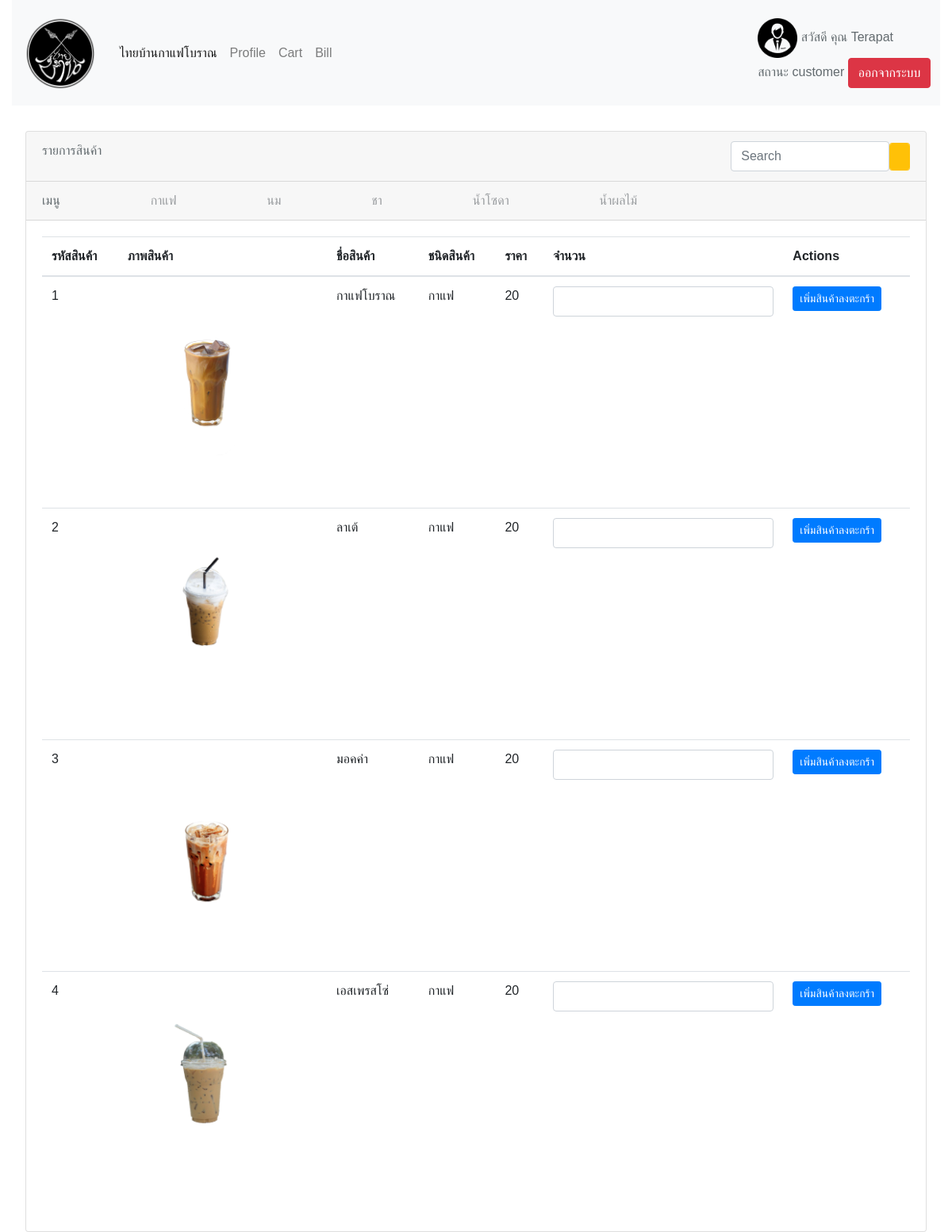
Page /menucoffee.php (signed in) on the committed database.
### tables this page shows
CREATE TABLE `food` (
  `FoodID` int(10) NOT NULL,
  `FoodName` varchar(100) NOT NULL,
  `FoodTypeID` int(5) NOT NULL,
  `Food_price` double NOT NULL
);

CREATE TABLE `foodtype` (
  `FoodTypeID` int(5) NOT NULL,
  `FoodTypeName` varchar(100) NOT NULL
);

### menucoffee.php (the view, shortened to what this page needs)
<!DOCTYPE html>
<html lang="en">
<head>
    <?php
    include "navbar.php";
    ?>
</head>
<body>
    <div class="container-fluid">
        <nav class="navbar navbar-expand-lg navbar-light bg-light">
            <a class="navbar-brand" href=""><img src='photo/profile/LOGO.png' width='100'></a>
            <div class="collapse navbar-collapse" id="navbarSupportedContent">
                <ul class="navbar-nav mr-auto">
                    <li class="nav-item active">
                        <a class="nav-link" href="product.php">ไทยบ้านกาแฟโบราณ<span class="sr-only">(current)</span></a>
                    </li>
                    <li class="nav-item">
                        <a class="nav-link" href="viewprofile.php">Profile</a>
                    </li>
                    <li class="nav-item">
                        <a class="nav-link" href="cart.php">Cart</a>
                    </li>
                    <li class="nav-item">
                        <a class="nav-link" href="show_bill.php">Bill</a>
                    </li>
                </ul>
                    <?php include("customer.php"); ?>
            </div>
        <div class="card product-card">
            <div class="card-header">
                รายการสินค้า
                <form action="search.php" method="POST" class= "form-inline my-2 my-lg-0 float-right ">
                    <input  class = "form-control" type="text" name="keywords" style="width:200px;" placeholder="Search">
                    <input type="submit" value="  " class="btn btn-warning btn-sm form-control">
                </form>
            </div>
            <div class="card-header">
                เมนู
                <a href="menucoffee.php" class="login-form">กาแฟ</a>
                <a href="menumilk.php">นม</a>
                <a href="menutea.php" class="login-form">ชา</a>
                <a href="menusoda.php">น้ำโซดา</a>
                <a href="menufruit.php" class="login-form">น้ำผลไม้</a>
            </div>
            <div class="card-body">
                <table class="table">
                    <thead>
                        <tr>
                            <th scope="col">รหัสสินค้า</th>
                            <th scope="col">ภาพสินค้า</th>
                            <th scope="col">ชื่อสินค้า</th>
                            <th scope="col">ชนิดสินค้า</th>
                            <th scope="col">ราคา</th>
                            <th scope="col">จำนวน</th>
                            <th scope="col">Actions</th>
                        </tr>
                    </thead>
                    <tbody>
                    <?php
                        $pdo = new PDO("mysql:host=localhost;dbname=projectdatabase;charset=utf8", "root", "");
                        $pdo->setAttribute(PDO::ATTR_ERRMODE, PDO::ERRMODE_EXCEPTION);
                        $stmt = $pdo->prepare("SELECT FoodID,FoodName,Foodtypename ,food_price FROM food,foodtype WHERE food.Foodtypeid = foodtype.Foodtypeid
                        AND (food.Foodtypeid = 11 )");
                        $stmt->execute();
                        while ($row = $stmt->fetch()) {
                            $foodid = $row["FoodID"]; ?>
                            <form action="cart_check.php" method="POST">
                                <tr>
                                    <td><?= $row["FoodID"] ?></td>
                                    <td><img src='photo/product/<?= $row["FoodID"] ?>.png' width='200' id="FoodID"></a></td>
                                    <td><?= $row["FoodName"] ?></td>
                                    <td><?= $row["Foodtypename"] ?></td>
                                    <td><?= $row["food_price"] ?></td>
                                    <td>
                                        <input class="form-control " name="cart_amount" type="number" min="1" required>
                                    </td>
                                    <td>
                                    <?php
                                        $stmt1 = $pdo->prepare("SELECT stockAmount FROM stock WHERE foodid = '$foodid' ");
                                        $stmt1->execute();
                                        ($row1 = $stmt1->fetch()) ?>
                                        <?php if ($row1["stockAmount"] < 1) { ?>
                                            <input disabled type="submit" value="สินค้าหมด" class="btn btn-danger btn-sm">
                                        <?php } else { ?>
                                            <input type="submit" value="เพิ่มสินค้าลงตะกร้า" class="btn btn-primary btn-sm">
                                        <?php } ?>
                                    </td>
                                </tr>
                            </form>
                        <?php } ?>
                    </tbody>
                </table>
            </div>
        </div>
</body>
</html>

### navbar.php (shortened to what this page needs)
<link rel="stylesheet" href="https://stackpath.bootstrapcdn.com/bootstrap/4.4.1/css/bootstrap.min.css">
<link rel="stylesheet" type="text/css" href="style.css">
</div>

### customer.php (shortened to what this page needs)
<?php
$user_name = $_SESSION['user_name'];
$user_sex = $_SESSION['user_sex'];
$status_name = $_SESSION['status_name'];
?>
<?php
include "navbar.php";
?>
<div class="flex-center position-ref full-height">
    <div >
        <form action="Login/logout.php">
            <?php
            if ($user_sex == 'M') { ?>
                <img src='photo/profile/M.png' width='50'>
            <?php } else {?>
                <img src='photo/profile/F.png' width='50'>
            <?php } ?>
            สวัสดี คุณ <?php echo $user_name; ?> <br>สถานะ <?php echo $status_name; ?>
            <input class="btn btn-danger dropdown-toggle" type="submit" value="ออกจากระบบ">
        </form>
    </div>
</div>

### style.css (style rules this page uses)
body { background-color: white; }
.login-form { margin: auto 10%; }
.product-card { margin: 2em; }

### navbar.php (style rules this page uses)
html, body { background-color: #fff; color: #636b6f; font-family: 'Nunito', sans-serif; font-weight: 200; height: 100vh; margin: 0; }
.full-height { height: 10vh; }
.flex-center { align-items: center; display: flex; justify-content: center; }
.position-ref { position: relative; }
.navbar { padding: 1%; }
a { color: #9a9da0; text-decoration: none; }

### rows in the picture
food: FoodID "1", shows a picture, FoodName "กาแฟโบราณ", FoodTypeID.FoodTypeName "กาแฟ", Food_price "20"
food: FoodID "2", shows a picture, FoodName "ลาเต้", FoodTypeID.FoodTypeName "กาแฟ", Food_price "20"
food: FoodID "3", shows a picture, FoodName "มอคค่า", FoodTypeID.FoodTypeName "กาแฟ", Food_price "20"
food: FoodID "4", shows a picture, FoodName "เอสเพรสโซ่", FoodTypeID.FoodTypeName "กาแฟ", Food_price "20"

### other values in the picture
$user_name "Terapat"
$status_name "customer"
